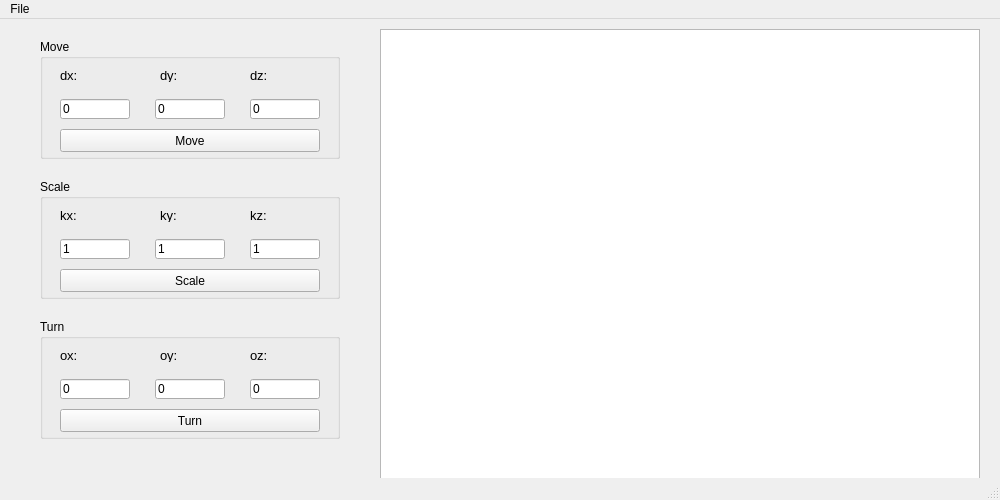
<?xml version="1.0" encoding="UTF-8"?>
<ui version="4.0">
 <class>MainWindow</class>
 <widget class="QMainWindow" name="MainWindow">
  <property name="geometry">
   <rect>
    <x>0</x>
    <y>0</y>
    <width>1000</width>
    <height>500</height>
   </rect>
  </property>
  <property name="windowTitle">
   <string>OOP Lab_01 Filippov</string>
  </property>
  <widget class="QWidget" name="centralWidget">
   <widget class="QGraphicsView" name="graphicsView">
    <property name="geometry">
     <rect>
      <x>380</x>
      <y>10</y>
      <width>600</width>
      <height>450</height>
     </rect>
    </property>
   </widget>
   <widget class="QGroupBox" name="group_Move">
    <property name="geometry">
     <rect>
      <x>40</x>
      <y>20</y>
      <width>300</width>
      <height>120</height>
     </rect>
    </property>
    <property name="title">
     <string>Move</string>
    </property>
    <widget class="QLineEdit" name="lineEdit_MoveX">
     <property name="geometry">
      <rect>
       <x>20</x>
       <y>60</y>
       <width>70</width>
       <height>20</height>
      </rect>
     </property>
     <property name="text">
      <string>0</string>
     </property>
    </widget>
    <widget class="QLineEdit" name="lineEdit_MoveY">
     <property name="geometry">
      <rect>
       <x>115</x>
       <y>60</y>
       <width>70</width>
       <height>20</height>
      </rect>
     </property>
     <property name="text">
      <string>0</string>
     </property>
    </widget>
    <widget class="QLineEdit" name="lineEdit_MoveZ">
     <property name="geometry">
      <rect>
       <x>210</x>
       <y>60</y>
       <width>70</width>
       <height>20</height>
      </rect>
     </property>
     <property name="text">
      <string>0</string>
     </property>
    </widget>
    <widget class="QPushButton" name="button_Move">
     <property name="geometry">
      <rect>
       <x>20</x>
       <y>90</y>
       <width>260</width>
       <height>23</height>
      </rect>
     </property>
     <property name="text">
      <string>Move</string>
     </property>
    </widget>
    <widget class="QLabel" name="label_MoveX">
     <property name="geometry">
      <rect>
       <x>20</x>
       <y>30</y>
       <width>45</width>
       <height>13</height>
      </rect>
     </property>
     <property name="font">
      <font>
       <pointsize>10</pointsize>
      </font>
     </property>
     <property name="text">
      <string>dx:</string>
     </property>
    </widget>
    <widget class="QLabel" name="label_MoveY">
     <property name="geometry">
      <rect>
       <x>120</x>
       <y>30</y>
       <width>45</width>
       <height>13</height>
      </rect>
     </property>
     <property name="font">
      <font>
       <pointsize>10</pointsize>
      </font>
     </property>
     <property name="text">
      <string>dy:</string>
     </property>
    </widget>
    <widget class="QLabel" name="label_MoveZ">
     <property name="geometry">
      <rect>
       <x>210</x>
       <y>30</y>
       <width>45</width>
       <height>13</height>
      </rect>
     </property>
     <property name="font">
      <font>
       <pointsize>10</pointsize>
      </font>
     </property>
     <property name="text">
      <string>dz:</string>
     </property>
    </widget>
   </widget>
   <widget class="QGroupBox" name="group_Move_2">
    <property name="geometry">
     <rect>
      <x>40</x>
      <y>160</y>
      <width>300</width>
      <height>120</height>
     </rect>
    </property>
    <property name="title">
     <string>Scale</string>
    </property>
    <widget class="QLineEdit" name="lineEdit_ScaleX">
     <property name="geometry">
      <rect>
       <x>20</x>
       <y>60</y>
       <width>70</width>
       <height>20</height>
      </rect>
     </property>
     <property name="text">
      <string>1</string>
     </property>
    </widget>
    <widget class="QLineEdit" name="lineEdit_ScaleY">
     <property name="geometry">
      <rect>
       <x>115</x>
       <y>60</y>
       <width>70</width>
       <height>20</height>
      </rect>
     </property>
     <property name="text">
      <string>1</string>
     </property>
    </widget>
    <widget class="QLineEdit" name="lineEdit_ScaleZ">
     <property name="geometry">
      <rect>
       <x>210</x>
       <y>60</y>
       <width>70</width>
       <height>20</height>
      </rect>
     </property>
     <property name="text">
      <string>1</string>
     </property>
    </widget>
    <widget class="QPushButton" name="button_Scale">
     <property name="geometry">
      <rect>
       <x>20</x>
       <y>90</y>
       <width>260</width>
       <height>23</height>
      </rect>
     </property>
     <property name="text">
      <string>Scale</string>
     </property>
    </widget>
    <widget class="QLabel" name="label_ScaleX">
     <property name="geometry">
      <rect>
       <x>20</x>
       <y>30</y>
       <width>45</width>
       <height>13</height>
      </rect>
     </property>
     <property name="font">
      <font>
       <pointsize>10</pointsize>
      </font>
     </property>
     <property name="text">
      <string>kx:</string>
     </property>
    </widget>
    <widget class="QLabel" name="label_ScaleY">
     <property name="geometry">
      <rect>
       <x>120</x>
       <y>30</y>
       <width>45</width>
       <height>13</height>
      </rect>
     </property>
     <property name="font">
      <font>
       <pointsize>10</pointsize>
      </font>
     </property>
     <property name="text">
      <string>ky:</string>
     </property>
    </widget>
    <widget class="QLabel" name="label_ScaleZ">
     <property name="geometry">
      <rect>
       <x>210</x>
       <y>30</y>
       <width>45</width>
       <height>13</height>
      </rect>
     </property>
     <property name="font">
      <font>
       <pointsize>10</pointsize>
      </font>
     </property>
     <property name="text">
      <string>kz:</string>
     </property>
    </widget>
   </widget>
   <widget class="QGroupBox" name="group_Move_3">
    <property name="geometry">
     <rect>
      <x>40</x>
      <y>300</y>
      <width>300</width>
      <height>120</height>
     </rect>
    </property>
    <property name="title">
     <string>Turn</string>
    </property>
    <widget class="QLineEdit" name="lineEdit_TurnX">
     <property name="geometry">
      <rect>
       <x>20</x>
       <y>60</y>
       <width>70</width>
       <height>20</height>
      </rect>
     </property>
     <property name="text">
      <string>0</string>
     </property>
    </widget>
    <widget class="QLineEdit" name="lineEdit_TurnY">
     <property name="geometry">
      <rect>
       <x>115</x>
       <y>60</y>
       <width>70</width>
       <height>20</height>
      </rect>
     </property>
     <property name="text">
      <string>0</string>
     </property>
    </widget>
    <widget class="QLineEdit" name="lineEdit_TurnZ">
     <property name="geometry">
      <rect>
       <x>210</x>
       <y>60</y>
       <width>70</width>
       <height>20</height>
      </rect>
     </property>
     <property name="text">
      <string>0</string>
     </property>
    </widget>
    <widget class="QPushButton" name="button_Turn">
     <property name="geometry">
      <rect>
       <x>20</x>
       <y>90</y>
       <width>260</width>
       <height>23</height>
      </rect>
     </property>
     <property name="text">
      <string>Turn</string>
     </property>
    </widget>
    <widget class="QLabel" name="label_TurnX">
     <property name="geometry">
      <rect>
       <x>20</x>
       <y>30</y>
       <width>45</width>
       <height>13</height>
      </rect>
     </property>
     <property name="font">
      <font>
       <pointsize>10</pointsize>
      </font>
     </property>
     <property name="text">
      <string>ox:</string>
     </property>
    </widget>
    <widget class="QLabel" name="label_TurnY">
     <property name="geometry">
      <rect>
       <x>120</x>
       <y>30</y>
       <width>45</width>
       <height>13</height>
      </rect>
     </property>
     <property name="font">
      <font>
       <pointsize>10</pointsize>
      </font>
     </property>
     <property name="text">
      <string>oy:</string>
     </property>
    </widget>
    <widget class="QLabel" name="label_TurnZ">
     <property name="geometry">
      <rect>
       <x>210</x>
       <y>30</y>
       <width>45</width>
       <height>13</height>
      </rect>
     </property>
     <property name="font">
      <font>
       <pointsize>10</pointsize>
      </font>
     </property>
     <property name="text">
      <string>oz:</string>
     </property>
    </widget>
   </widget>
  </widget>
  <widget class="QMenuBar" name="menuBar">
   <property name="geometry">
    <rect>
     <x>0</x>
     <y>0</y>
     <width>1000</width>
     <height>22</height>
    </rect>
   </property>
   <widget class="QMenu" name="menuOOP_Lab1_Obergan">
    <property name="title">
     <string>File</string>
    </property>
    <addaction name="separator"/>
    <addaction name="actionOpen"/>
   </widget>
   <addaction name="menuOOP_Lab1_Obergan"/>
  </widget>
  <widget class="QStatusBar" name="statusBar"/>
  <action name="actionOpen">
   <property name="text">
    <string>Open</string>
   </property>
   <property name="shortcut">
    <string>Ctrl+O</string>
   </property>
  </action>
 </widget>
 <layoutdefault spacing="6" margin="11"/>
 <resources/>
 <connections/>
</ui>
